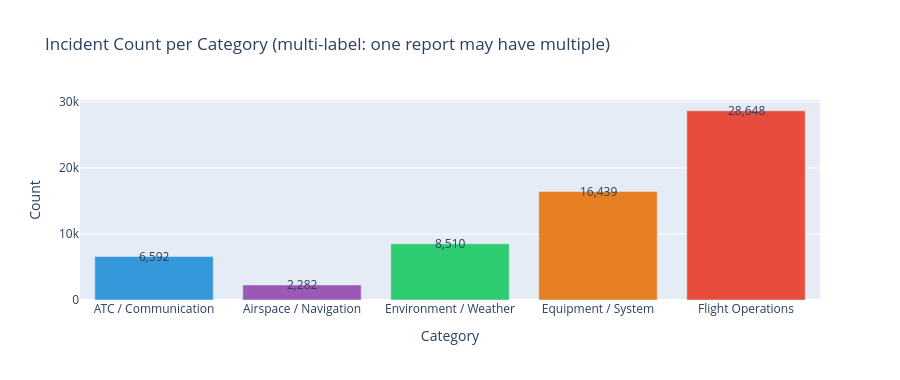

The cell this chart's notebook holds for it:
### Markdown cell above
## 2. Training Label Distribution

### Code cell
counts = {LABEL_DISPLAY.get(c, c): int(cats[c].sum()) for c in label_cols}

fig = px.bar(
    x=list(counts.keys()),
    y=list(counts.values()),
    color=list(counts.keys()),
    color_discrete_sequence=list(LABEL_COLORS.values()),
    title="Incident Count per Category (multi-label: one report may have multiple)",
    labels={"x": "Category", "y": "Count"},
)
fig.update_layout(height=380, showlegend=False)
for i, (k, v) in enumerate(counts.items()):
    fig.add_annotation(x=k, y=v + 50, text=f"{v:,}", showarrow=False)
fig.show()

print("\nPositive rates:")
for c in label_cols:
    rate = cats[c].mean()
    print(f"  {LABEL_DISPLAY.get(c,c):30s}: {rate:.1%}")

### Figure 1 — Plotly figure (JSON) as saved in the notebook; plotly's stock layout.template omitted (floating-point values rounded to 4 significant figures)
{"data": [{"hovertemplate": "color=ATC / Communication<br>Category=%{x}<br>Count=%{y}<extra></extra>", "legendgroup": "ATC / Communication", "marker": {"color": "#3498db", "pattern": {"shape": ""}}, "name": "ATC / Communication", "orientation": "v", "showlegend": true, "textposition": "auto", "type": "bar", "x": ["ATC / Communication"], "xaxis": "x", "y": [6592], "yaxis": "y"}, {"hovertemplate": "color=Airspace / Navigation<br>Category=%{x}<br>Count=%{y}<extra></extra>", "legendgroup": "Airspace / Navigation", "marker": {"color": "#9b59b6", "pattern": {"shape": ""}}, "name": "Airspace / Navigation", "orientation": "v", "showlegend": true, "textposition": "auto", "type": "bar", "x": ["Airspace / Navigation"], "xaxis": "x", "y": [2282], "yaxis": "y"}, {"hovertemplate": "color=Environment / Weather<br>Category=%{x}<br>Count=%{y}<extra></extra>", "legendgroup": "Environment / Weather", "marker": {"color": "#2ecc71", "pattern": {"shape": ""}}, "name": "Environment / Weather", "orientation": "v", "showlegend": true, "textposition": "auto", "type": "bar", "x": ["Environment / Weather"], "xaxis": "x", "y": [8510], "yaxis": "y"}, {"hovertemplate": "color=Equipment / System<br>Category=%{x}<br>Count=%{y}<extra></extra>", "legendgroup": "Equipment / System", "marker": {"color": "#e67e22", "pattern": {"shape": ""}}, "name": "Equipment / System", "orientation": "v", "showlegend": true, "textposition": "auto", "type": "bar", "x": ["Equipment / System"], "xaxis": "x", "y": [16439], "yaxis": "y"}, {"hovertemplate": "color=Flight Operations<br>Category=%{x}<br>Count=%{y}<extra></extra>", "legendgroup": "Flight Operations", "marker": {"color": "#e74c3c", "pattern": {"shape": ""}}, "name": "Flight Operations", "orientation": "v", "showlegend": true, "textposition": "auto", "type": "bar", "x": ["Flight Operations"], "xaxis": "x", "y": [28648], "yaxis": "y"}], "layout": {"annotations": [{"showarrow": false, "text": "6,592", "x": "ATC / Communication", "y": 6642}, {"showarrow": false, "text": "2,282", "x": "Airspace / Navigation", "y": 2332}, {"showarrow": false, "text": "8,510", "x": "Environment / Weather", "y": 8560}, {"showarrow": false, "text": "16,439", "x": "Equipment / System", "y": 16489}, {"showarrow": false, "text": "28,648", "x": "Flight Operations", "y": 28698}], "barmode": "relative", "height": 380, "legend": {"title": {"text": "color"}, "tracegroupgap": 0}, "showlegend": false, "title": {"text": "Incident Count per Category (multi-label: one report may have multiple)"}, "xaxis": {"anchor": "y", "domain": [0, 1], "title": {"text": "Category"}}, "yaxis": {"anchor": "x", "domain": [0, 1], "title": {"text": "Count"}}}}
